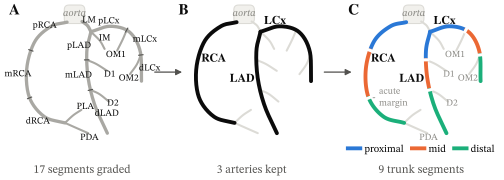

Generate this figure with Python:
"""Schematic for Section sec:method-population-segments: from the 17 graded segments to the 9 trunk segments.

    python thesis/methodology/segment_selection_schematic.py

A made-up coronary tree in anterior view (no patient data), drawn three times:
A, all segments of the visual analysis; B, the LAD, LCx and RCA kept; C, those three cut into
proximal, mid and distal at the landmarks of tab:method-segments (02b_segment_split.tex).
Writes segment_selection_schematic.pdf next to this file. Thesis style: serif, white, no title.
"""
from pathlib import Path

import matplotlib

matplotlib.use("Agg")
import matplotlib.pyplot as plt
import numpy as np
from matplotlib.lines import Line2D

INK, INK2, MUTED, GRID, SURF = "#0b0b0b", "#52514e", "#8a8984", "#dcdbd6", "white"
GREY = "#a9a8a3"  # panel A: every segment equal
PMD = ("#2a78d6", "#eb6834", "#1baf7a")  # proximal / mid / distal, as in split_example_figure.py

plt.rcParams.update({"font.family": "serif", "font.serif": ["STIX Two Text", "STIXGeneral", "DejaVu Serif"],
                     "mathtext.fontset": "stix", "font.size": 9, "figure.facecolor": SURF,
                     "axes.facecolor": SURF, "savefig.facecolor": SURF})


def curve(*pts, n=300):
    """Catmull-Rom spline through pts, resampled to n points equally spaced in arc length."""
    P = np.array(pts, float)
    P = np.vstack([2 * P[0] - P[1], P, 2 * P[-1] - P[-2]])
    t = np.linspace(0, 1, 60)[:, None]
    out = []
    for i in range(1, len(P) - 2):
        p0, p1, p2, p3 = P[i - 1:i + 3]
        out.append(0.5 * (2 * p1 + (-p0 + p2) * t + (2 * p0 - 5 * p1 + 4 * p2 - p3) * t ** 2
                          + (-p0 + 3 * p1 - 3 * p2 + p3) * t ** 3))
    X = np.vstack(out)
    s = np.r_[0, np.cumsum(np.hypot(*np.diff(X, axis=0).T))]
    u = np.linspace(0, s[-1], n)
    return np.c_[np.interp(u, s, X[:, 0]), np.interp(u, s, X[:, 1])]


def at(C, f):
    """Point and unit tangent at arc-length fraction f of curve C."""
    k = min(int(round(f * (len(C) - 1))), len(C) - 2)
    d = C[k + 1] - C[k]
    return C[k], d / np.hypot(*d)


def part(C, a, b):
    return C[int(round(a * (len(C) - 1))):int(round(b * (len(C) - 1))) + 1]


def branch(C, f, *rel):
    """Side branch leaving C at fraction f, through offsets rel from its origin."""
    p, _ = at(C, f)
    return curve(p, *(p + np.array(r) for r in rel), n=120)


# ---- the tree (patient's right on the viewer's left)
BIF = np.array([6.2, 8.0])  # LM bifurcation
LM = curve([5.55, 8.75], [5.95, 8.45], BIF)
LAD = curve(BIF, [5.9, 6.6], [6.0, 4.6], [6.5, 2.6], [7.4, 0.6])
LCX = curve(BIF, [7.6, 8.4], [9.0, 8.0], [9.8, 6.6], [9.9, 4.4])
RCA = curve([4.45, 8.7], [3.3, 8.4], [2.1, 7.3], [1.5, 5.3], [1.7, 3.2], [2.8, 1.8], [4.3, 1.35])
CRUX = RCA[-1]
F = {"D1": 0.27, "D2": 0.56, "OM1": 0.40, "OM2": 0.72, "AM": 0.68}  # landmark fractions along each artery
SIDE = {
    "D1": branch(LAD, F["D1"], [0.7, -0.3], [1.5, -0.8]),
    "D2": branch(LAD, F["D2"], [0.65, -0.3], [1.35, -0.85]),
    "IM": curve(BIF, [6.85, 7.35], [7.2, 6.75], n=120),
    "OM1": branch(LCX, F["OM1"], [-0.3, -0.7], [-0.7, -1.5]),
    "OM2": branch(LCX, F["OM2"], [-0.3, -0.7], [-0.8, -1.4]),
    "PDA": curve(CRUX, [5.2, 0.95], [6.0, 0.6], n=120),
    "PLA": curve(CRUX, [4.9, 1.9], [5.5, 2.3], n=120),
}
CUTS = {"LAD": (LAD, F["D1"], F["D2"]), "LCx": (LCX, F["OM1"], F["OM2"]), "RCA": (RCA, F["AM"] / 2, F["AM"])}

# label anchors (fraction along the piece) and offsets for panel A
LABELS_A = [
    ("LM", LM, 0.5, (0.1, 0.42)), ("IM", SIDE["IM"], 0.5, (0.42, 0.12)),
    ("pLAD", LAD, F["D1"] / 2, (-0.62, 0.0)), ("mLAD", LAD, (F["D1"] + F["D2"]) / 2, (-0.68, 0.0)),
    ("dLAD", LAD, 0.8, (0.62, 0.05)),
    ("D1", SIDE["D1"], 1.0, (0.2, -0.25)), ("D2", SIDE["D2"], 1.0, (0.3, -0.12)),
    ("pLCx", LCX, F["OM1"] / 2, (0.0, 0.4)), ("mLCx", LCX, (F["OM1"] + F["OM2"]) / 2, (0.62, 0.12)),
    ("dLCx", LCX, (F["OM2"] + 1) / 2, (0.6, 0.0)),
    ("OM1", SIDE["OM1"], 1.0, (-0.1, -0.3)), ("OM2", SIDE["OM2"], 1.0, (-0.1, -0.3)),
    ("pRCA", RCA, F["AM"] / 4, (0.0, 0.4)), ("mRCA", RCA, 3 * F["AM"] / 4, (-0.62, 0.0)),
    ("dRCA", RCA, (F["AM"] + 1) / 2, (-0.4, -0.38)),
    ("PDA", SIDE["PDA"], 1.0, (0.1, -0.32)), ("PLA", SIDE["PLA"], 1.0, (0.3, 0.25)),
]
ARTERY_LABELS = (("LAD", LAD, 0.45, (-1.15, 0.0)), ("LCx", LCX, 0.15, (0.1, 0.45)),
                 ("RCA", RCA, 0.4, (1.15, 0.0)))


def draw(ax, C, color, lw, z=2):
    ax.plot(*C.T, color=color, lw=lw, solid_capstyle="round", zorder=z)


def tick(ax, C, f, half=0.2, color=INK, lw=1.0):
    p, d = at(C, f)
    n = np.array([-d[1], d[0]]) * half
    ax.plot(*np.c_[p - n, p + n], color=color, lw=lw, solid_capstyle="butt", zorder=4)


def aorta(ax):
    ax.add_patch(plt.matplotlib.patches.FancyBboxPatch((4.25, 8.6), 1.5, 1.35,
                 boxstyle="round,pad=0,rounding_size=0.35", fc="#f1f0ec", ec=GRID, lw=0.8, zorder=1))
    ax.text(5.0, 9.35, "aorta", ha="center", va="center", color=MUTED, fontsize=7.5, style="italic")


def label(ax, txt, C, f, off, color=INK, size=7.5, **kw):
    p, _ = at(C, f)
    ax.text(p[0] + off[0], p[1] + off[1], txt, ha="center", va="center", color=color, fontsize=size, **kw)


fig, axes = plt.subplots(1, 3, figsize=(6.3, 2.9), gridspec_kw={"wspace": 0.16})
for ax in axes:
    ax.set_xlim(0.2, 10.9)
    ax.set_ylim(-0.2, 10.1)
    ax.set_aspect("equal")
    ax.axis("off")
    aorta(ax)
TRUNK, BR = 2.4, 1.5

# A: the visual analysis, all segments equal
ax = axes[0]
for C in (LM, LAD, LCX, RCA):
    draw(ax, C, GREY, TRUNK)
for C in SIDE.values():
    draw(ax, C, GREY, BR)
for C, a, b in CUTS.values():
    tick(ax, C, a, color=INK2, lw=0.8)
    tick(ax, C, b, color=INK2, lw=0.8)
for txt, C, f, off in LABELS_A:
    label(ax, txt, C, f, off, size=6.8)

# B: the three arteries kept, the rest faded
ax = axes[1]
for C in [LM, *SIDE.values()]:
    draw(ax, C, GRID, BR, z=1)
for name, C, f, off in ARTERY_LABELS:
    draw(ax, C, INK, TRUNK + 0.4)
    label(ax, name, C, f, off, size=8.5, fontweight="bold", fontfamily="STIXGeneral")

# C: proximal / mid / distal at the landmarks
ax = axes[2]
for C in [LM, *SIDE.values()]:
    draw(ax, C, GRID, BR, z=1)
for name, (C, a, b) in CUTS.items():
    for (lo, hi), col in zip(((0, a), (a, b), (b, 1)), PMD):
        draw(ax, part(C, lo, hi), col, TRUNK + 0.4)
    for f in (a, b):
        tick(ax, C, f, half=0.26, color=SURF, lw=2.2)  # surface gap at the cut
for txt, C, f, off in [r for r in LABELS_A if r[0] in ("D1", "D2", "OM1", "OM2", "PDA")]:
    label(ax, txt, C, f, off, color=MUTED, size=6.8)
p, d = at(RCA, F["AM"])
ax.annotate("acute\nmargin", p, (p[0] + 0.75, p[1] + 0.05), ha="left", va="center", fontsize=6.8, color=MUTED,
            arrowprops={"arrowstyle": "-", "color": MUTED, "lw": 0.6, "shrinkA": 1, "shrinkB": 3})
for name, C, f, off in ARTERY_LABELS:
    label(ax, name, C, f, off, size=8.5, fontweight="bold", fontfamily="STIXGeneral")
ax.legend(handles=[Line2D([], [], color=c, lw=2.8, label=l) for c, l in zip(PMD, ("proximal", "mid", "distal"))],
          loc="upper center", bbox_to_anchor=(0.5, 0.03), ncol=3, frameon=False, fontsize=7.5, handlelength=1.2,
          handletextpad=0.4, columnspacing=0.8, borderaxespad=0)

for ax, letter, sub in zip(axes, "ABC", ("17 segments graded", "3 arteries kept", "9 trunk segments")):
    ax.text(0.0, 1.0, letter, transform=ax.transAxes, fontweight="bold", fontfamily="STIXGeneral", fontsize=11, va="top", color=INK)
    ax.text(0.5, -0.14, sub, transform=ax.transAxes, ha="center", va="top", color=INK2, fontsize=8.5)
for left, right in zip(axes[:-1], axes[1:]):
    x0 = left.get_position().x1
    x1 = right.get_position().x0
    fig.add_artist(plt.matplotlib.patches.FancyArrowPatch(
        (x0 - 0.005, 0.5), (x1 + 0.01, 0.5), transform=fig.transFigure, arrowstyle="-|>",
        mutation_scale=9, color=INK2, lw=0.9))

fig.savefig(Path(__file__).with_suffix(".pdf"), bbox_inches="tight", pad_inches=0.03)
